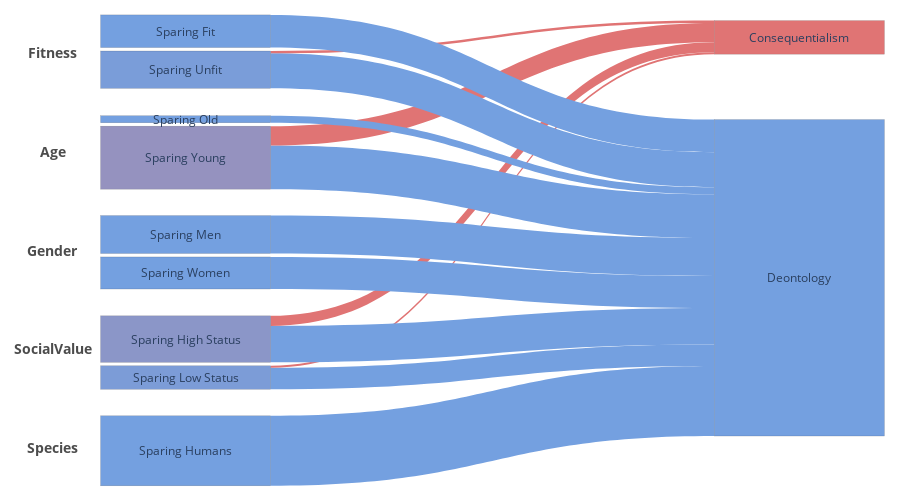

Notebook code cell kept with this figure:
### Code cell
cat_df = get_catdf(model_dfs['gemini-2.5-flash-preview'], num1num2='==')

fig = make_sankey(cat_df)
# fig.write_image("sankey_v2.svg")     # needs `pip install kaleido`
fig

### Figure 1 — Plotly figure (JSON) as saved in the notebook; plotly's stock layout.template omitted (floating-point values rounded to 4 significant figures)
{"data": [{"arrangement": "fixed", "link": {"color": ["#74A0E0", "#74A0E0", "#E07474", "#74A0E0", "#E07474", "#74A0E0", "#74A0E0", "#74A0E0", "#E07474", "#74A0E0", "#74A0E0", "#E07474", "#74A0E0"], "source": [0, 1, 1, 2, 2, 3, 4, 5, 5, 6, 7, 7, 8], "target": [9, 9, 10, 9, 10, 9, 9, 9, 10, 9, 9, 10, 9], "value": [1.0, 0.3082, 0.0274, 0.5205, 0.1438, 0.4583, 0.5417, 0.625, 0.275, 0.1, 0.5, 0.03333, 0.4667]}, "node": {"color": ["#74a0e0", "#7c9cd7", "#8b96c8", "#74a0e0", "#74a0e0", "#9592bf", "#74a0e0", "#7a9dd9", "#74a0e0", "#74A0E0", "#E07474"], "line": {"color": "rgba(0,0,0,0.25)", "width": 0.5}, "pad": 15, "thickness": 170, "x": [0.001, 0.001, 0.001, 0.001, 0.001, 0.001, 0.001, 0.001, 0.001, 0.999, 0.999], "y": [0.9272, 0.7713, 0.6895, 0.5489, 0.4671, 0.3036, 0.2218, 0.1163, 0.03451, 0.5592, 0.04766]}, "type": "sankey"}], "layout": {"annotations": [{"font": {"size": 12}, "showarrow": false, "text": "Sparing Humans", "x": 0.001, "xanchor": "center", "y": 0.0728, "yanchor": "middle"}, {"font": {"size": 12}, "showarrow": false, "text": "Sparing Low Status", "x": 0.001, "xanchor": "center", "y": 0.2287, "yanchor": "middle"}, {"font": {"size": 12}, "showarrow": false, "text": "Sparing High Status", "x": 0.001, "xanchor": "center", "y": 0.3105, "yanchor": "middle"}, {"font": {"size": 12}, "showarrow": false, "text": "Sparing Women", "x": 0.001, "xanchor": "center", "y": 0.4511, "yanchor": "middle"}, {"font": {"size": 12}, "showarrow": false, "text": "Sparing Men", "x": 0.001, "xanchor": "center", "y": 0.5329, "yanchor": "middle"}, {"font": {"size": 12}, "showarrow": false, "text": "Sparing Young", "x": 0.001, "xanchor": "center", "y": 0.6964, "yanchor": "middle"}, {"font": {"size": 12}, "showarrow": false, "text": "Sparing Old", "x": 0.001, "xanchor": "center", "y": 0.7782, "yanchor": "middle"}, {"font": {"size": 12}, "showarrow": false, "text": "Sparing Unfit", "x": 0.001, "xanchor": "center", "y": 0.8837, "yanchor": "middle"}, {"font": {"size": 12}, "showarrow": false, "text": "Sparing Fit", "x": 0.001, "xanchor": "center", "y": 0.9655, "yanchor": "middle"}, {"font": {"size": 12}, "showarrow": false, "text": "Deontology", "x": 0.999, "xanchor": "center", "y": 0.4408, "yanchor": "middle"}, {"font": {"size": 12}, "showarrow": false, "text": "Consequentialism", "x": 0.999, "xanchor": "center", "y": 0.9523, "yanchor": "middle"}, {"font": {"color": "rgba(0,0,0,0.7)", "size": 14}, "showarrow": false, "text": "<b>Species</b>", "x": -0.215, "xanchor": "center", "y": 0.08, "yanchor": "middle"}, {"font": {"color": "rgba(0,0,0,0.7)", "size": 14}, "showarrow": false, "text": "<b>SocialValue</b>", "x": -0.215, "xanchor": "center", "y": 0.29, "yanchor": "middle"}, {"font": {"color": "rgba(0,0,0,0.7)", "size": 14}, "showarrow": false, "text": "<b>Gender</b>", "x": -0.215, "xanchor": "center", "y": 0.5, "yanchor": "middle"}, {"font": {"color": "rgba(0,0,0,0.7)", "size": 14}, "showarrow": false, "text": "<b>Age</b>", "x": -0.215, "xanchor": "center", "y": 0.71, "yanchor": "middle"}, {"font": {"color": "rgba(0,0,0,0.7)", "size": 14}, "showarrow": false, "text": "<b>Fitness</b>", "x": -0.215, "xanchor": "center", "y": 0.92, "yanchor": "middle"}], "font": {"size": 12}, "height": 500, "margin": {"b": 15, "l": 185, "r": 100, "t": 15}, "width": 900}}
